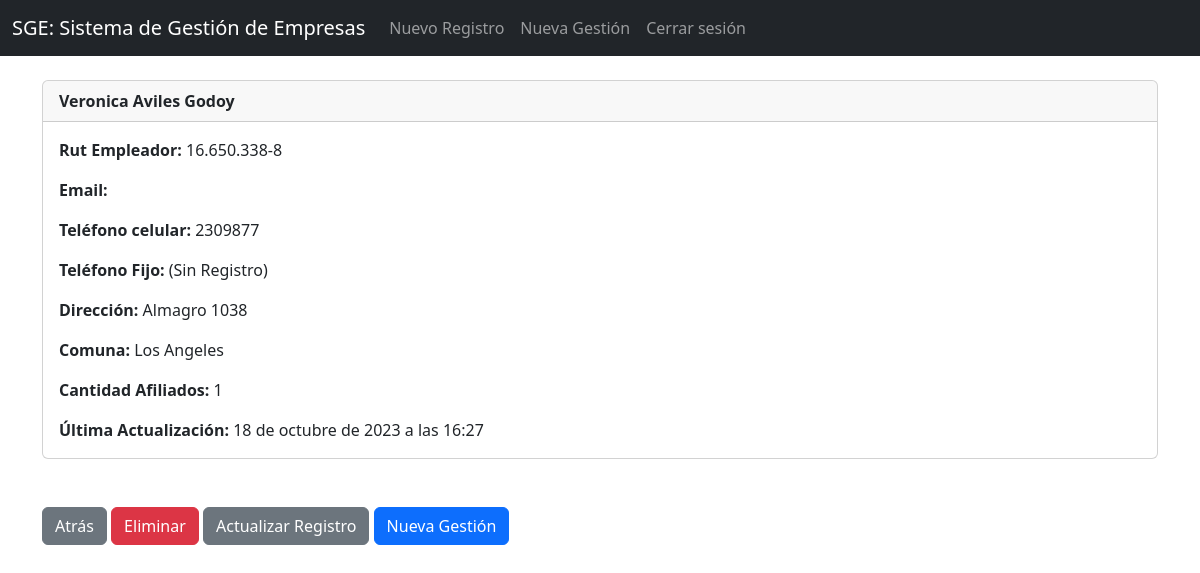
Screenshot of /record/3 (signed in) with the database file from the repository.
### website/models.py (models this page shows, shortened)
class Empresa(models.Model):
	id_empleador = models.CharField(max_length=15)
	razon_social = models.CharField(max_length=50, null=True)
	celular = models.IntegerField(null=True)
	telefono = models.IntegerField(null=True)
	email =  models.EmailField(max_length=50, null=True)
	direccion =  models.CharField(max_length=100, null=True)
	comuna =  models.CharField(max_length=50, null=True)
	region =  models.CharField(max_length=30, null=True)
	cant_afiliados =  models.PositiveIntegerField(null=True)
	fecha_ultima_actualizacion = models.DateTimeField(auto_now=True, null=True)
	nombre_contacto = models.CharField(max_length=50, null=True)

### website/views.py (the view)
# urls.py: path('record/<int:pk>', views.customer_record, name='record'),
def customer_record(request, pk):
	if request.user.is_authenticated:
		customer_record = Empresa.objects.get(id=pk)
		return render(request, 'record.html', {'customer_record':customer_record})
	else:
		messages.success(request, "Tienes que inciar sesión para ver esta página...")
		return redirect('inicio')

### website/templates/record.html
{% extends 'base.html' %}
{% block content %}
<div class="card">
  <div class="card-header"><strong>{{ customer_record.razon_social }}</strong>
  </div>
  <div class="card-body">
<p class="card-text">
<strong>Rut Empleador: </strong>{{ customer_record.id_empleador }}</p>
<p class="card-text">
<strong>Email: </strong>{{ customer_record.email }}</p>
<p class="card-text">
<strong>Teléfono celular: </strong>{{ customer_record.celular|default_if_none:"(Sin Registro)" }}
</p>
<p class="card-text">
<strong>Teléfono Fijo: </strong>{{ customer_record.telefono|default_if_none:"(Sin Registro)" }}</p>
<p class="card-text">
<strong>Dirección: </strong>{{ customer_record.direccion }}</p>
<p class="card-text">
<strong>Comuna: </strong>{{ customer_record.comuna }}</p>
<p class="card-text">
<strong>Cantidad Afiliados: </strong>{{ customer_record.cant_afiliados }}</p>
<p class="card-text">
<strong>Última Actualización: </strong>{{ customer_record.fecha_ultima_actualizacion }}</p>
  </div>
</div>
<br/><br/>
<a href="{% url 'inicio' %}" class="btn btn-secondary">Atrás</a>
<a href="{% url 'delete_record' customer_record.id %}" class="btn btn-danger">Eliminar</a>
<a href="{% url 'update_record' customer_record.id %}" class="btn btn-secondary">Actualizar Registro</a>
<a href="{% url 'nueva_gestion'  %}" class="btn btn-primary">Nueva Gestión</a>
{% endblock %}

### rows the page displays
Empresa: razon_social "Veronica Aviles Godoy", id_empleador "16.650.338-8", celular "2309877", telefono "(Sin Registro)", direccion "Almagro 1038", comuna "Los Angeles", cant_afiliados "1", fecha_ultima_actualizacion "18 de octubre de 2023 a las 16:27"
